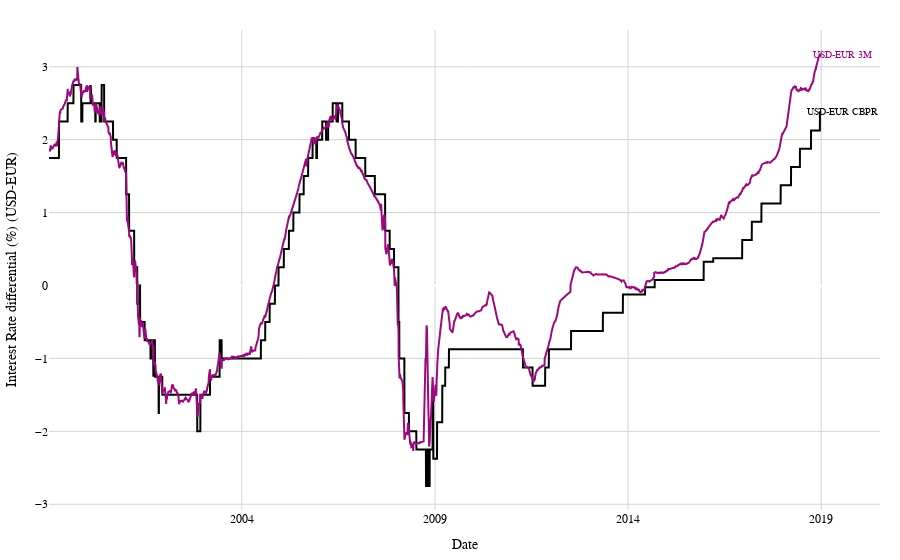

The notebook cell this image was saved under:
### Markdown cell above
#### Interest Rate Benchmarks - Relative Levels

### Code cell
file_name = r"chap_07_interest_rate_comparison_df.xlsx"
full_file_path = rf"{PRESENTATION_DATA}/{file_name}"
interest_rate_comparison_df = pd.read_excel(full_file_path, index_col=0)
# Construct the differentials
interest_rate_comparison_df["USD-EUR CBPR"] = interest_rate_comparison_df["USD CBPR"] - interest_rate_comparison_df["EUR CBPR"]
interest_rate_comparison_df["USD-EUR 3M"] = interest_rate_comparison_df["USD 3M"] - interest_rate_comparison_df["EUR 3M"]

variables = ["USD-EUR CBPR", "USD-EUR 3M"]
data = interest_rate_comparison_df.copy()[variables]
secondary_yaxis_variables = []
color_discrete_sequence = ["grey", "black", "#9b0a7d"]
title = f"Daily BIS Central Bank Policy Rate and 3M Interbank Rates differentials (USD-EUR) over the time: {data.index[0].year} - {data.index[-1].year}"
x_axis_title = "Date"
y_axis_title = "Interest Rate differential (%) (USD-EUR)"
secondary_yaxis_title = ""
color_mapping = {
    'USD-EUR CBPR': "black",
    'USD-EUR 3M': "#9b0a7d",
}
fig_interest_rate_diffs_comp = data_graphing_instance.get_fig_relationship_main_vars(
        data=data,
        variables=variables,
        secondary_y_variables=secondary_yaxis_variables,
        title="",
        secondary_y_axis_title=secondary_yaxis_title,
        color_discrete_sequence=color_discrete_sequence,
        x_axis_title=x_axis_title,
        y_axis_title=y_axis_title,
        color_mapping_dict=color_mapping,
        save_fig=False,
        file_name="chap_06_interest_rate_comparison_bis_cbpr_vs_3m_interbank_diffs",
        file_path=FIGURES_PATH,
        width=1200,
        height=800,
        scale=3
        )
# Show the figure
fig_interest_rate_diffs_comp.show(renderer=RENDERER)

### Figure 1 — Plotly figure (JSON) as saved in the notebook; plotly's stock layout.template omitted (floating-point values rounded to 4 significant figures; data arrays with more than 128 entries replaced by an {"elided": "..."} marker saying what was removed)
{"data": [{"line": {"color": "black", "width": 2}, "mode": "lines", "name": "USD-EUR CBPR", "opacity": 1, "showlegend": false, "type": "scatter", "x": {"elided": "5214 str values"}, "y": {"elided": "5214 float values"}}, {"line": {"color": "#9b0a7d", "width": 2}, "mode": "lines", "name": "USD-EUR 3M", "opacity": 1, "showlegend": false, "type": "scatter", "x": {"elided": "5214 str values"}, "y": {"elided": "5214 float values"}}], "layout": {"annotations": [{"arrowcolor": "black", "arrowhead": 1, "arrowwidth": 1, "ax": 20, "ay": 0, "font": {"color": "black", "size": 10}, "showarrow": true, "text": "USD-EUR CBPR", "x": "2019-01-13T00:00:00", "xref": "x", "y": 2.375, "yref": "y"}, {"arrowcolor": "#9b0a7d", "arrowhead": 1, "arrowwidth": 1, "ax": 20, "ay": 0, "font": {"color": "#9b0a7d", "size": 10}, "showarrow": true, "text": "USD-EUR 3M", "x": "2019-01-13T00:00:00", "xref": "x", "y": 3.155, "yref": "y"}], "font": {"color": "Black", "family": "Arial", "size": 12}, "margin": {"b": 10, "l": 20, "r": 20, "t": 30}, "paper_bgcolor": "white", "plot_bgcolor": "white", "showlegend": false, "title": {"text": "", "x": 0.5, "xanchor": "center", "y": 0.95, "yanchor": "top"}, "xaxis": {"gridcolor": "lightgrey", "tickformat": "%Y", "tickvals": ["1999-01-01T00:00:00", "2004-01-01T00:00:00", "2009-01-01T00:00:00", "2014-01-01T00:00:00", "2019-01-01T00:00:00"], "title": {"text": "Date"}}, "yaxis": {"gridcolor": "lightgrey", "title": {"text": "Interest Rate differential (%) (USD-EUR)"}}, "yaxis2": {"gridcolor": "lightgrey", "overlaying": "y", "side": "right", "title": {"text": ""}}}}
